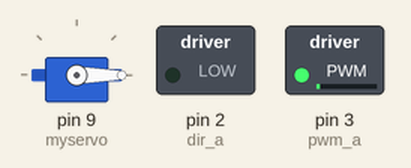
This sketch was run on a simulated Arduino Uno, built with avr-gcc and run on an emulated ATmega328P. Shown: servo, switched loads named in the sketch (green lamp = pin HIGH).

Above: at 0.05 s.
At 3.75 s:
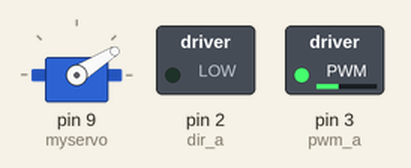
At 7.55 s:
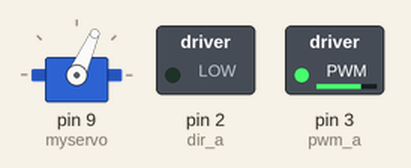
At 15.15 s:
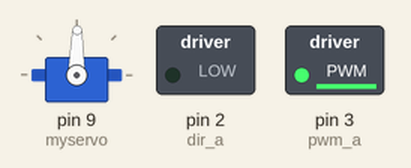
Timing chart, 0 to 26.3 s (numbered marks = the images above):
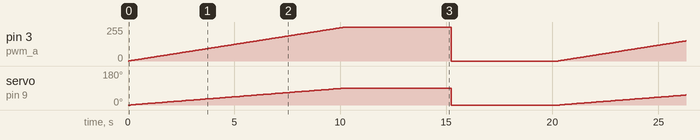

Measured:
- by itself, pin 3 (pwm_a): ramps from 0/255 to 254/255 and jumps back, once every 20.2 s
- by itself, servo on pin 9 (myservo): ramps from 0° to 89° and jumps back, once every 20.2 s

The sketch:

screamingMan.ino
```cpp
#include <Servo.h>

Servo myservo;  // create servo object to control a servo
// twelve servo objects can be created on most boards

int pos = 0;    // variable to store the servo position

int pwm_a = 3;  //PWM control for motor outputs 1 and 2
int dir_a = 2;  //direction control for motor outputs 1 and 2


void setup() {
  pinMode(pwm_a, OUTPUT);  //Set control pins to be outputs
  pinMode(dir_a, OUTPUT);

  analogWrite(pwm_a, 100);  //set both motors to run at (100/255 = 39)% duty cycle (slow)

  myservo.attach(9);  // attaches the servo on pin 9 to the servo object
}


void loop() {


  for (int i = 0; i < 255; i++) {

    analogWrite(pwm_a, i);

    pos = map(i, 0, 255, 0, 90);
    constrain(pos, 0, 90);

    myservo.write(pos);              // tell servo to go to position in variable 'pos'

    // going up speed
    delay(40);

  }

  delay(5000);

  analogWrite(pwm_a, 0);

  myservo.write(0);              // tell servo to go to position in variable 'pos'

  delay(5000);

}
```
